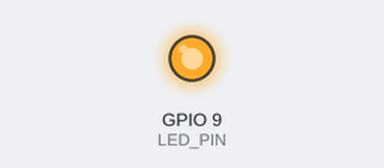
A program run on a simulated Raspberry Pi (BCM pin numbers). Parts: output pins drawn as LEDs (lit = HIGH).

Above: at 0.5 s.
At 10.9 s:
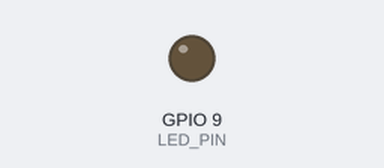
Timing chart, 0 to 15.2 s (numbered marks = the images above):
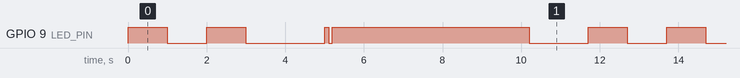

Measured:
- by itself, GPIO 9 (LED_PIN): repeats every 11.7 s: LOW 1.0 s, HIGH 1.0 s, LOW 2.0 s, HIGH 0.10 s, LOW 0.10 s, HIGH 5.0 s, LOW 1.5 s, HIGH 1.0 s
- by itself, everything shown: repeats every 11.7 s, in 8 steps

The program:

opdracht2.py
```python
#Bibliotheken importen GPIO en Time
import RPi.GPIO as GPIO
import time

#Led verbonden aan pin 9
LED_PIN = 9

#Setup code voor board en led
GPIO.setmode(GPIO.BCM)
GPIO.setup(LED_PIN, GPIO.OUT)

#methode voor knipper snelheid
def blinkSpeed(x, y):
    GPIO.output(LED_PIN, GPIO.HIGH)
    time.sleep(x)
    GPIO.output(LED_PIN, GPIO.LOW)
    time.sleep(y)

while True:
    #1 seconde aan en 1sec uit
    blinkSpeed(1,1)

    #1 seconde aan en 2 seconden uit
    blinkSpeed(1, 2)

    #0.1seconden aan en 0.1seconden uit
    blinkSpeed(0.1, 0.1)

    # 5 seconden aan en 1.5 seconden uit
    blinkSpeed(5, 1.5)
```
